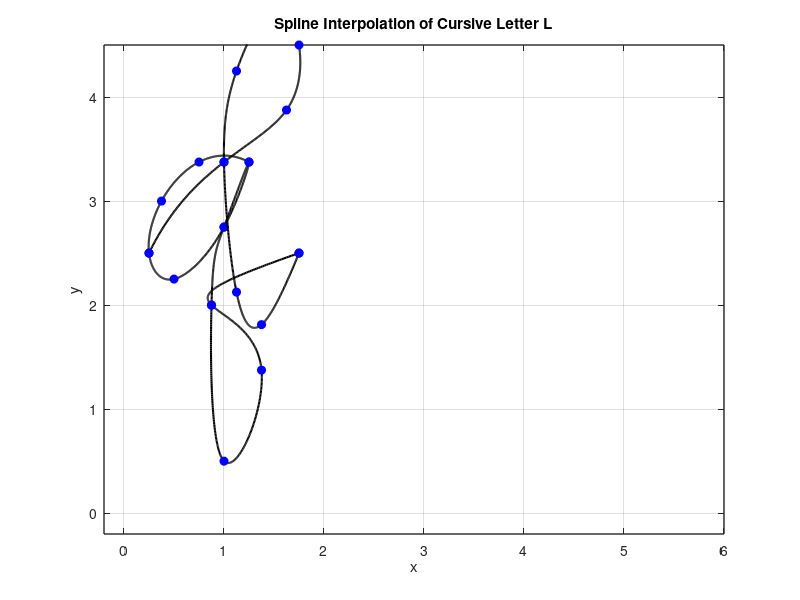

This figure's MATLAB source:
%% LETTER Q
% Define data points for x and y coordinates 
x = [1.25, 0.75, 0.375, 0.25, 0.5, 1, 1.25, 1, 0.875, 1, 1.375,...
    0.875, 1.75];
y = [3.375, 3.375, 3, 2.5, 2.25, 2.75, 3.375, 2.75, 2, 0.5, 1.375,...
    2, 2.5];

n = length(x);
t = 0:n-1; % Parametric coordinate t
tt = 0:0.01:n-1; % More dense coordinate tt for spline interpolation

% Compute spline interpolation
xx = spline(t, x, tt);
yy = spline(t, y, tt);

% Plot settings
figure(1)
plot(xx, yy, 'k', 'LineWidth', 1.5) % plot spline
hold on
plot(x, y, 'bo', 'MarkerFaceColor', 'b') % plot data points
axis([-0.2 6 -0.2 4.5])
grid on
title('Spline Interpolation of Cursive Letter Q')
xlabel('x')
ylabel('y')
set(gca, 'FontSize', 10, 'LineWidth', 1)
grid on

%% LETTER L
% Define data point for x and y coordinates 
x = [0.25, 1.00, 1.625, 1.75, 1.50, 1.125, 1.00, 1.125, 1.375, 1.75];
y = [2.50, 3.375,3.875, 4.5, 4.875, 4.25, 3.375, 2.125, 1.8125, 2.5];

n = length(x);
t = 0:n-1; % Parametric coordinate t
tt = 0:0.01:n-1; % More dense coordinate tt for spline interpolation

% Compute spline interpolation
xx = spline(t, x, tt);
yy = spline(t, y, tt);

% Plot settings
figure(1)
plot(xx, yy, 'k', 'LineWidth', 1.5) % plot spline
hold on
plot(x, y, 'bo', 'MarkerFaceColor', 'b') % plot data points
axis([-0.2 6 -0.2 4.5])
grid on
title('Spline Interpolation of Cursive Letter L')
xlabel('x')
ylabel('y')
set(gca, 'FontSize', 10, 'LineWidth', 1)
grid on


